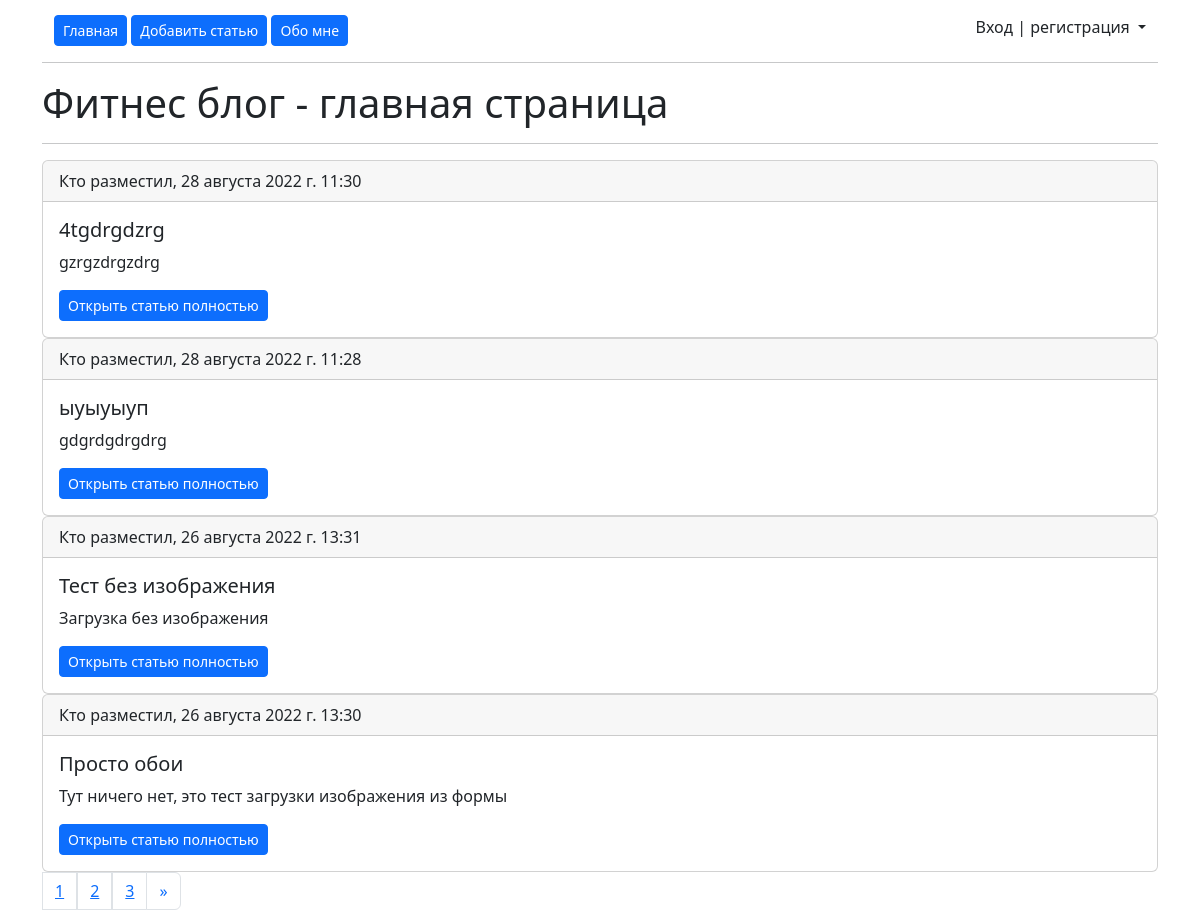
/, run on an earlier commit of the app's database.
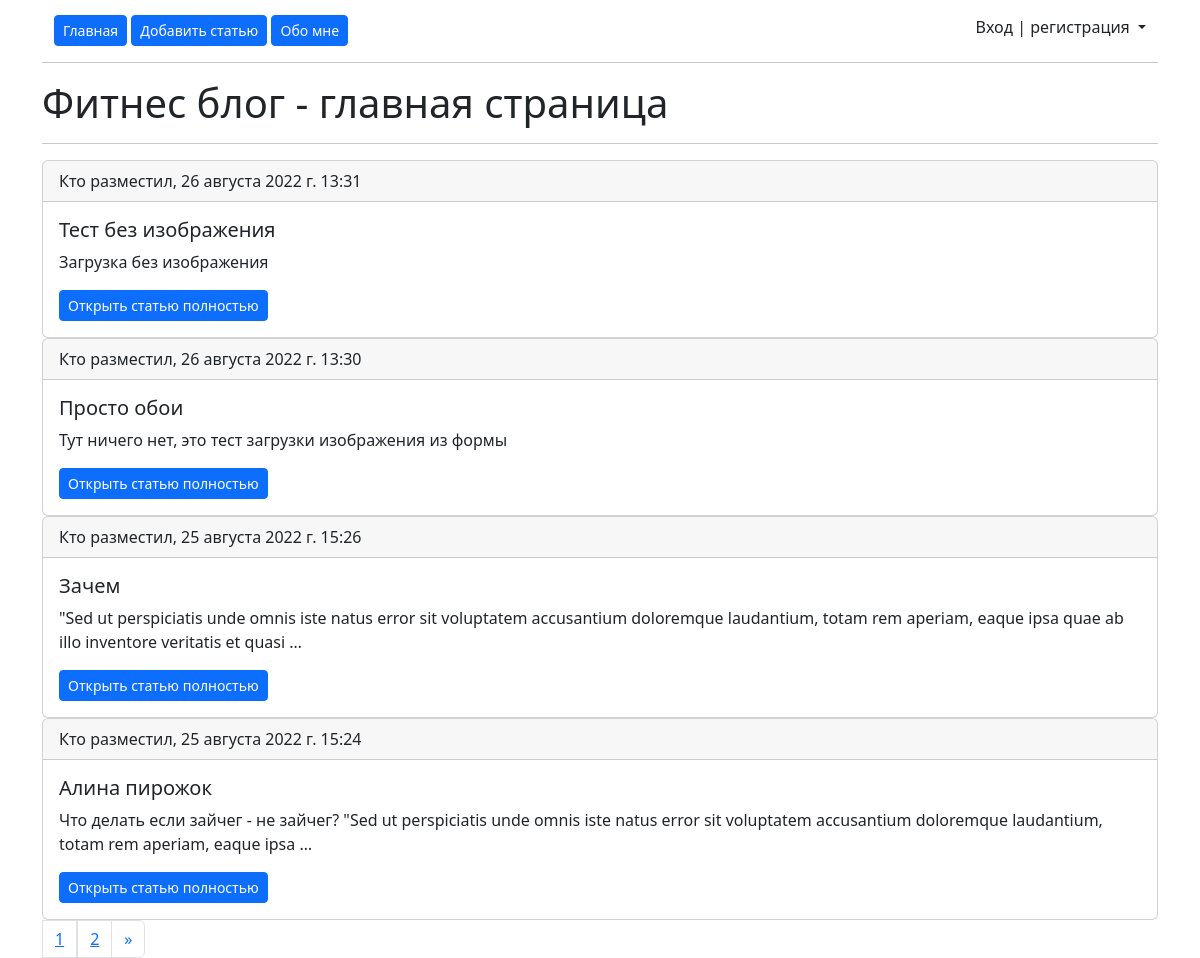
And on a later commit of the database.
### main/models.py (models this page shows, shortened)
class Article(models.Model):
    title = models.CharField(max_length=250, verbose_name='Название статьи')
    slug = models.SlugField(max_length=255, unique=True, db_index=True, verbose_name='URL')
    content = models.TextField(blank=True, verbose_name='Текст')
    image = models.ImageField(upload_to='images/', blank=True, verbose_name='Изображение')
    time_create = models.DateTimeField(auto_now_add=True, verbose_name='Создано')
    time_update = models.DateTimeField(auto_now=True, verbose_name='Отредактировано')
    is_published = models.BooleanField(default=True, verbose_name='Опубликовано')
    category = models.ForeignKey('Category', on_delete=PROTECT, verbose_name='Категория')
    class Meta:
        verbose_name = 'Статья'
        verbose_name_plural = 'Статьи'
        ordering = ['-time_create']

### main/views.py (the view)
# urls.py: path('', views.MainPage.as_view(), name='Главная'),
class MainPage(ListView):
    paginate_by = 4
    model = Article
    template_name = 'main/index.html'
    context_object_name = 'articles'
    extra_context = {'title': 'Фитнес блог - главная страница'}
    def get_queryset(self):
        return Article.objects.filter(is_published=True)

### main/templates/main/index.html (shortened to what this page needs)
{% extends 'main/layout.html' %}
{% block content %}
<h1>{{ title }}</h1>
<hr>
{% for el in articles %}
<div class="card">
  <div class="card-header">
    Кто разместил, {{ el.time_create }}
  </div>
  <div class="card-body">
    <h5 class="card-title">{{ el.title }}</h5>
    <p class="card-text">{{ el.content|truncatewords:25 }}</p>
    <a href="{% url 'article_detail' el.slug %}" class="btn btn-primary btn-sm">Открыть статью полностью</a>
  </div>
</div>
{% endfor %}
<nav>
  <div class="pagination">
    <li class="page-item">
      {% if page_obj.has_other_pages %}
      {% for el in page_obj.paginator.page_range %}
        <li class="page-link"><a href="?page={{ el }}">{{ el }}</li>
      {% endfor %}
    <li class="page-item">
      {% if page_obj.has_next %}
      <a class="page-link" href="?page={{ page_obj.next_page_number }}" aria-label="Следующая">
        <span aria-hidden="true">&raquo;</span>
      {% endif %}
      {% endif %}
      </a>
    </li>
  </div>
</nav>
{% endblock %}

### main/templates/main/layout.html (shortened to what this page needs)
{% load static %}
<!doctype html>
<head>
    <link href="https://cdn.jsdelivr.net/npm/bootstrap@5.2.0/dist/css/bootstrap.min.css" rel="stylesheet">
    <link href="https://getbootstrap.su/docs/5.2/assets/css/docs.css" rel="stylesheet">
</head>
<body>
{% block header %}
<div class="container" style="margin-top: 15px">
  <div class="row justify-content-md-center">
  <div class="row">
    <div class="col">
        <div class="d-grid gap-2 d-md-block">
            <a href="{% url 'Главная' %}" class="btn btn-primary btn-sm">Главная</a>
            <a href="{% url 'Добавить статью' %}" class="btn btn-primary btn-sm">Добавить статью</a>
            <a href="{% url 'Обо мне' %}" class="btn btn-primary btn-sm">Обо мне</a>
       </div>
    </div>
    <div class="col-md-auto">
        {% if request.user.is_authenticated %}
            <p>Привет, {{ user.username }}! | <a href="{% url 'logout' %}" class="btn btn-primary btn-sm">Выйти</a></p>
        {% else %}
            <a class="nav-link dropdown-toggle" href="#" role="button" data-bs-toggle="dropdown" aria-expanded="false">
            Вход | регистрация
            </a>
        {% endif %}
    </div>
  </div>
</div>
<hr>
{% endblock %}
{% block content %}
{% endblock %}
</body>
</html>

What changed in the data, as far as the page shows it:
removed Article: time_create "28 августа 2022 г. 11:30", title "4tgdrgdzrg", content "gzrgzdrgzdrg"
removed Article: time_create "28 августа 2022 г. 11:28", title "ыуыуыуп", content "gdgrdgdrgdrg"
now on this page (row unchanged): Article: time_create "25 августа 2022 г. 15:26", title "Зачем", content "\"Sed ut perspiciatis unde omnis iste natus error sit voluptatem accusantium doloremque laudantium, totam rem aperiam, eaque ipsa quae ab illo inventore veritatis et quasi …"
now on this page (row unchanged): Article: time_create "25 августа 2022 г. 15:24", title "Алина пирожок", content "Что делать если зайчег - не зайчег? \"Sed ut perspiciatis unde omnis iste natus error sit voluptatem accusantium doloremque laudantium, totam rem aperiam, eaque ipsa …"
Also different on the page:
list line gone: "3"
